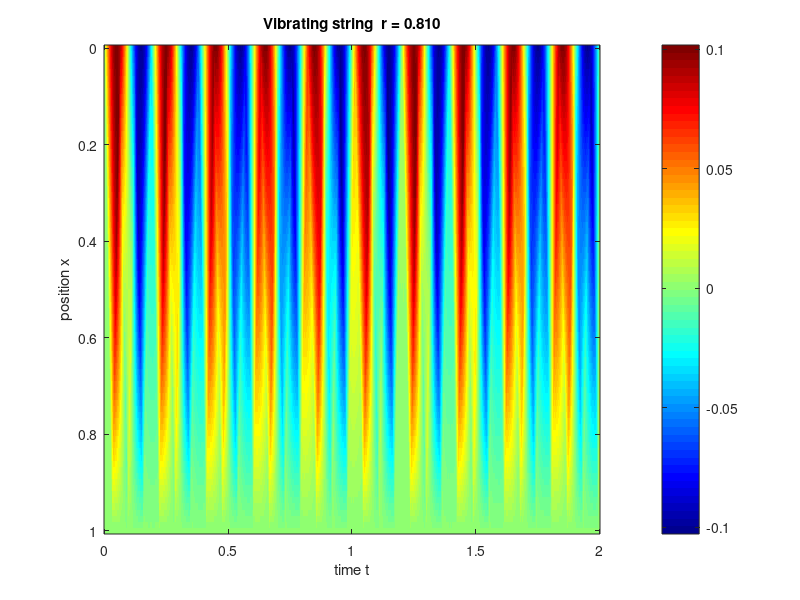
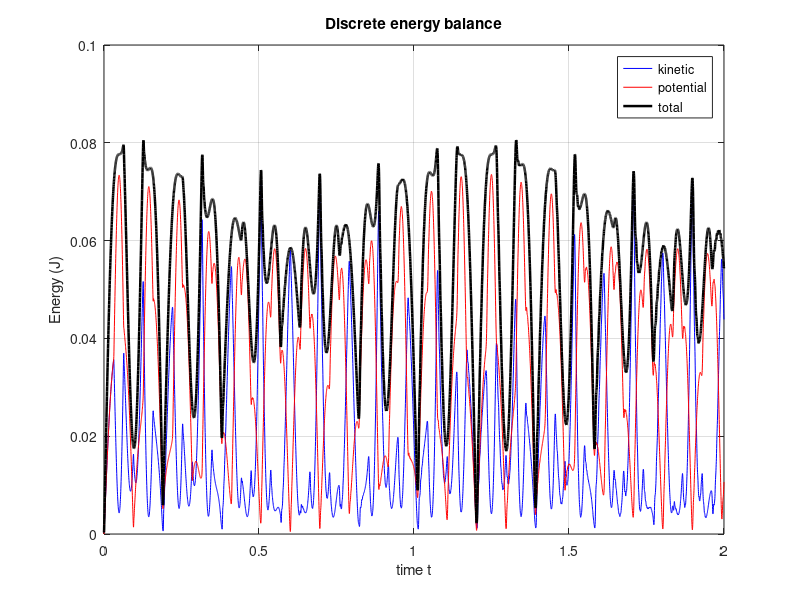
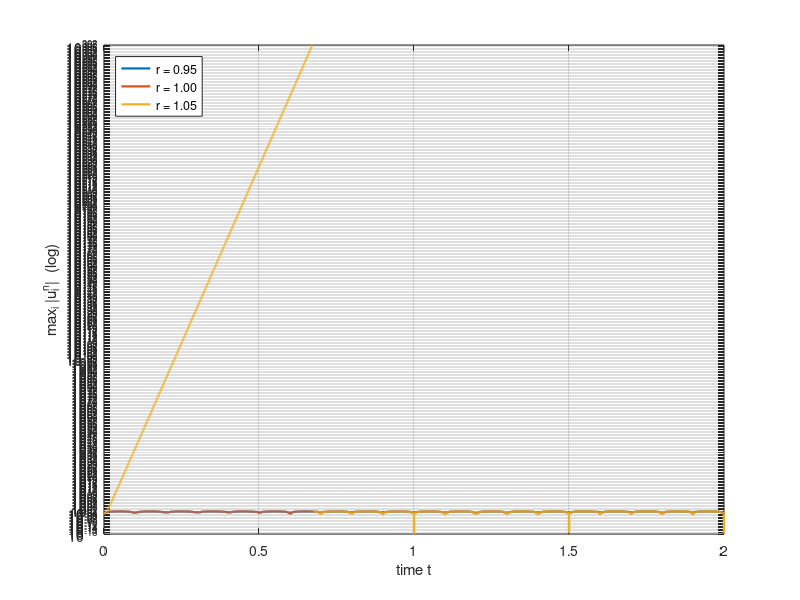

MATLAB code for these plots, in order:
%% 02_wave_string_CFL.m
%  Vibrating string  u_tt - V^2 u_xx = 0,  V = sqrt(T/mu)
%  with u(0,t) = a0 sin(omega0 t), u(L,t) = 0, u(x,0) = 0, u_t(x,0) = 0.
%
%  Explicit centred scheme:
%       u(i, n+1) = 2 u(i,n) - u(i,n-1) + r*(u(i+1,n) - 2 u(i,n) + u(i-1,n))
%       r = (V dt/dx)^2     (CFL stable iff r <= 1)
%
%  Demonstrates:
%   (i)  the automatic dt rescaling when CFL is violated;
%   (ii) the discrete energy E(t) = 0.5*mu*u_t^2 + 0.5*T*u_x^2 integrated
%        by trapz, used as a validation invariant;
%   (iii) a stress test for r in {0.95, 1.0, 1.05}.
%
%  (Derived from test4_EDP_spatiotemporelles_2.m)
%
%  Author : M. JANANE ALLAH (Medium Article 3, Validation)

clc; clear; close all;

%% --- physical & numerical parameters ------------------------------------
L      = 1.0;
T_phys = 10.0;
mu     = 0.01;
V      = sqrt(T_phys/mu);
a0     = 0.1;
omega0 = 10*pi;
T_end  = 2.0;
Nx     = 80;
Nt     = 400;

dx     = L/(Nx-1);
dt     = T_end/Nt;
x      = linspace(0, L, Nx);

CFL    = V*dt/dx;
fprintf('Initial CFL = %.3f\n', CFL);

if CFL > 1
    dt  = 0.9*dx/V;
    Nt  = ceil(T_end/dt);
    CFL = V*dt/dx;
    fprintf('Re-scaled to dt = %.4f, CFL = %.3f\n', dt, CFL);
end

t = linspace(0, T_end, Nt+1);
r = (V*dt/dx)^2;

%% --- explicit centred scheme --------------------------------------------
u = zeros(Nx, Nt+1);

% Initial conditions (homogeneous + driven boundary)
u(1,1) = a0*sin(omega0*t(1));
u(Nx,1) = 0;

% First step using u_t = 0
for i = 2:Nx-1
    d2u_dx2 = (u(i+1,1) - 2*u(i,1) + u(i-1,1))/dx^2;
    u(i,2)  = u(i,1) + 0.5*V^2*d2u_dx2*dt^2;
end
u(1, 2)  = a0*sin(omega0*t(2));
u(Nx,2)  = 0;

% Time loop
for n = 2:Nt
    u(1, n+1) = a0*sin(omega0*t(n+1));
    u(Nx,n+1) = 0;
    for i = 2:Nx-1
        u(i, n+1) = 2*u(i,n) - u(i,n-1) + ...
                    r*(u(i+1,n) - 2*u(i,n) + u(i-1,n));
    end
end

%% --- discrete energy -----------------------------------------------------
E_cin = zeros(1, Nt+1);
E_pot = zeros(1, Nt+1);

for n = 1:Nt+1
    if n == 1
        du_dt = (u(:,2) - u(:,1))'/dt;
    elseif n == Nt+1
        du_dt = (u(:,end) - u(:,end-1))'/dt;
    else
        du_dt = (u(:,n+1) - u(:,n-1))'/(2*dt);
    end
    du_dx        = zeros(1, Nx);
    du_dx(2:Nx-1) = (u(3:Nx,n) - u(1:Nx-2,n))'/(2*dx);
    du_dx(1)     = (u(2,n)  - u(1,n))/dx;
    du_dx(Nx)    = (u(Nx,n) - u(Nx-1,n))/dx;

    E_cin(n) = 0.5*mu*trapz(x, du_dt.^2);
    E_pot(n) = 0.5*T_phys*trapz(x, du_dx.^2);
end
E_tot = E_cin + E_pot;

fprintf('Initial energy: %.4f J\n', E_tot(1));
fprintf('Final   energy: %.4f J\n', E_tot(end));
fprintf('Relative drift: %.2f %%\n', 100*abs(E_tot(end)-E_tot(1))/max(eps,E_tot(1)));

%% --- figures -------------------------------------------------------------
% Figure 1: snapshot
figure('Color', 'w', 'Position', [60 60 800 350]);
imagesc(t, x, u); colormap(jet); colorbar;
xlabel('time t'); ylabel('position x');
title(sprintf('Vibrating string  r = %.3f', r));

% Figure 2: energies
figure('Color', 'w', 'Position', [120 100 800 400]);
plot(t, E_cin, 'b', 'DisplayName', 'kinetic'); hold on; grid on; box on;
plot(t, E_pot, 'r', 'DisplayName', 'potential');
plot(t, E_tot, 'k', 'LineWidth', 1.8, 'DisplayName', 'total');
xlabel('time t'); ylabel('Energy (J)');
title('Discrete energy balance');
legend('Location', 'best');

%% --- CFL stress test -----------------------------------------------------
r_test = [0.95, 1.0, 1.05];
figure('Color', 'w', 'Position', [180 140 900 400]);
hold on; grid on; box on;

for rt = r_test
    dt_t = sqrt(rt) * dx / V;
    Nt_t = ceil(T_end/dt_t);
    t_t  = linspace(0, T_end, Nt_t+1);
    u_t  = zeros(Nx, Nt_t+1);
    u_t(1, 1) = a0*sin(omega0*t_t(1));
    for i = 2:Nx-1
        u_t(i,2) = u_t(i,1) + 0.5*V^2*(u_t(i+1,1) - 2*u_t(i,1) + u_t(i-1,1))/dx^2 * dt_t^2;
    end
    u_t(1,2) = a0*sin(omega0*t_t(2));

    for n = 2:Nt_t
        u_t(1, n+1) = a0*sin(omega0*t_t(n+1));
        for i = 2:Nx-1
            u_t(i,n+1) = 2*u_t(i,n) - u_t(i,n-1) + ...
                         rt*(u_t(i+1,n) - 2*u_t(i,n) + u_t(i-1,n));
        end
    end
    plot(t_t, max(abs(u_t), [], 1), 'LineWidth', 1.6, ...
         'DisplayName', sprintf('r = %.2f', rt));
end

set(gca, 'YScale', 'log');
xlabel('time t'); ylabel('max_i |u_i^n|  (log)');
title('CFL stress test: max amplitude vs time');
legend('Location', 'NorthWest');
